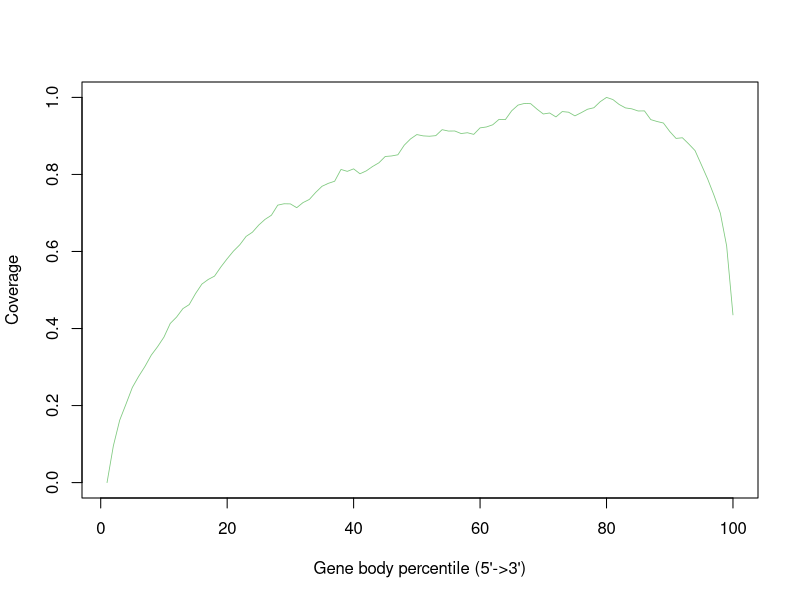

R code for this plot:
accepted_hits <- c(0.0,0.09535673839184598,0.16187869636340757,0.20387488989555808,0.24689977349943376,0.2756912986032465,0.3016720145967032,0.33097945765697745,0.35296338240845604,0.3776487982886624,0.4132597206493016,0.4297478608279854,0.4517168428337737,0.46217991065811,0.4907779665282497,0.5153320435384422,0.527320057883478,0.5360356109223606,0.5597277274443186,0.5811697810494526,0.6010585755631056,0.617464923870643,0.639256165848748,0.6501242607273184,0.6687429218573047,0.6835047816786208,0.6941573864351328,0.7203142695356738,0.72388715867623,0.7235521265886498,0.7136678935447338,0.7269881716370957,0.7351657858311312,0.7533676230023908,0.7692407512268781,0.7769173902101422,0.78233216937209,0.8129899647665786,0.8080140304517428,0.814524348810872,0.8017836919592299,0.8092275386938468,0.8206713225116397,0.830216591166478,0.8466339499182082,0.8479866616333207,0.8510286900717252,0.8758234239335598,0.892193595067321,0.9035524411727696,0.9001226878067196,0.8991694979237448,0.9007550018875047,0.9162569208506355,0.9126014533786334,0.9128428966905751,0.9061886560966402,0.9082814269535674,0.9040479111614446,0.9209017553793885,0.9232564175160438,0.9288961243236441,0.9429855605889015,0.9423233610167359,0.9652596891908897,0.9799995281238203,0.9842723669309174,0.9837690323392475,0.969614319869133,0.9569814080785202,0.9595515603372342,0.9493621806971184,0.9632361268403171,0.9615782685290046,0.95207310934944,0.9603427393985151,0.9693083868126336,0.973144740153517,0.9888590033975085,1.0,0.9944987102051088,0.9816597458160312,0.9727444318610796,0.9703205612180698,0.964750062916824,0.9649985843714609,0.9423406631433245,0.9374087706052598,0.9335071410595193,0.9115601799421166,0.8935423744809362,0.8952670819177048,0.8791989115389455,0.8619652069963508,0.825248521454637,0.7880410846860451,0.7459127658235812,0.6996232855165472,0.6143969422423556,0.4353883540958852)


pdf("output.geneBodyCoverage.curves.pdf")
x=1:100
icolor = colorRampPalette(c("#7fc97f","#beaed4","#fdc086","#ffff99","#386cb0","#f0027f"))(1)
plot(x,accepted_hits,type='l',xlab="Gene body percentile (5'->3')", ylab="Coverage",lwd=0.8,col=icolor[1])
dev.off()
